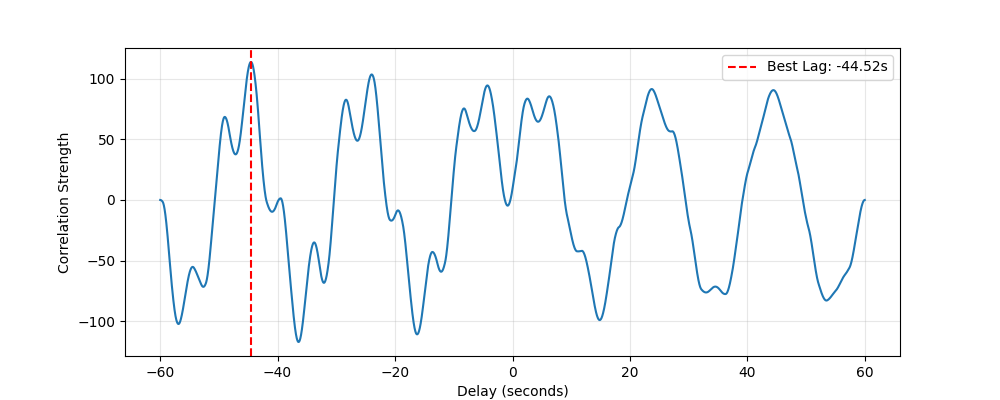

The Python source for this figure:
import pandas as pd
import numpy as np
import matplotlib.pyplot as plt
from scipy import signal
# 1. 读取数据（确保有样条插值后的心率）
aligned = pd.read_csv("sensor_aligned_filled.csv")
aligned['hr_cubic'] = aligned['hr'].interpolate(method='cubic')
# 2. 准备数据
p = aligned['pressure'].values
h = aligned['hr_cubic'].bfill().ffill().values  # 头尾NaN用bfill/ffill处理
# 3. 标准化（必须做）
p_norm = (p - np.mean(p)) / np.std(p)
h_norm = (h - np.mean(h)) / np.std(h)
# 4. 计算互相关
corr = signal.correlate(p_norm, h_norm, mode='full')
lags = signal.correlation_lags(len(p_norm), len(h_norm))
# 5. 找最大相关点
best_lag_samples = lags[np.argmax(corr)]
delay_sec = best_lag_samples / 50.0  # 50Hz
print(f"最大相关系数点: 滞后 {best_lag_samples} 个采样点")
print(f"心率相对于压力的延迟: {delay_sec:.2f} 秒")
# 6. 可视化
plt.figure(figsize=(10, 4))
plt.plot(lags / 50.0, corr)
plt.axvline(delay_sec, color='r', linestyle='--', label=f'Best Lag: {delay_sec}s')
plt.xlabel("Delay (seconds)")
plt.ylabel("Correlation Strength")
plt.legend()
plt.grid(True, alpha=0.3)
plt.savefig("cross_correlation.png")
plt.show()
